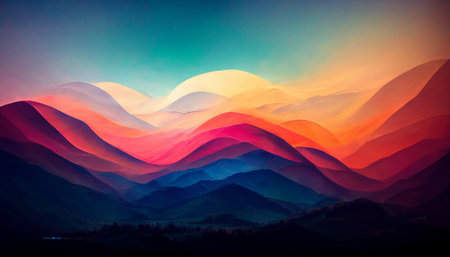
#> input picture 1/testers/landscape.jpg, 450 x 257 px
$ python 02tester.py
#> lines starting #> are read from the running program, lines starting #| are printed output that depends on the picture
### 1/ex02/load_image.py
from PIL import Image
import os
import numpy as np

def ft_load(path: str) -> np.ndarray:
    """
    Loads an image from the given path, prints its shape, and returns its pixels in RGB format as a NumPy array.

    Parameters:
    path (str): The file path to the image.

    Returns:
    np.ndarray: A NumPy array containing the pixel data of the image in RGB format, or None if an error occurs.

    This function handles JPG and JPEG image formats. It checks if the file exists and if the file extension is valid.
    If the image is not in RGB format, it converts the image to RGB. The function also includes error handling to
    print clear error messages in case of issues.
    """
#> called with path = '../testers/landscape.jpg'
    if not os.path.exists(path):
        print(f"Error: The file '{path}' does not exist.")
        return

    valid_extensions = ['jpg', 'jpeg', 'png']
    if not any(path.lower().endswith(ext) for ext in valid_extensions):
        print(f"Error: The file '{path}' is not a valid image file (jpg or jpeg).")
        return

    try:
        with Image.open(path) as img:
#> img is the input picture: PIL image 450x257 RGB; mean R, G, B 98.7, 79.1, 89.1
            print(img.format, img.size, img.mode)
#| JPEG (450, 257) RGB
            if img.mode != 'RGB':
                img = img.convert('RGB')

            pixels = np.array(img)

            print(f"The shape of image is: {pixels.shape}")
#| The shape of image is: (257, 450, 3)

            return pixels
    except Exception as e:
        print(f"Error: An error occurred while processing the image. {str(e)}")
        return


def main():
    pass


# [2 lines that do not run on import are left out]

### 1/testers/02tester.py
import os
import sys
os.chdir('../ex02')

sys.path.append(os.getcwd())
from load_image import ft_load
print(ft_load("../testers/landscape.jpg"))
print(ft_load("../testers/landscapea.jpg"))
print(ft_load("../testers/test.png"))
#> call 3 of ft_load, with path = '../testers/test.png'
#> in ft_load (call 3), `valid_extensions = ['jpg', 'jpeg', 'png']`: valid_extensions = ['jpg', 'jpeg', 'png']
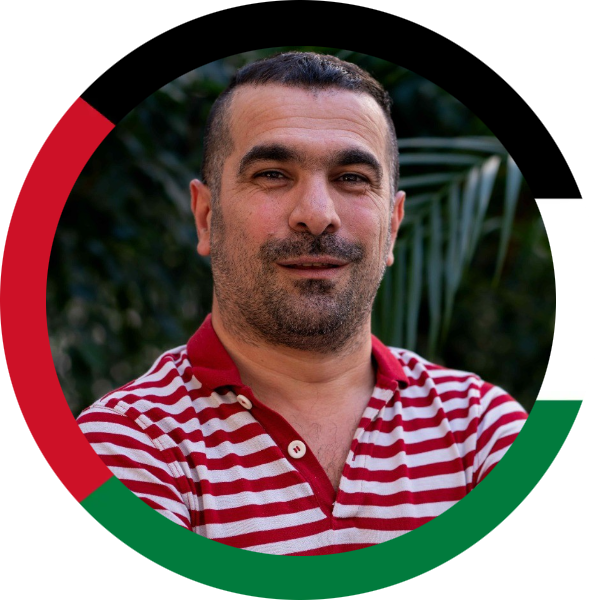
#> input picture 1/testers/test.png, 600 x 600 px
#> in ft_load, img is the input picture: PIL image 600x600 RGBA; mean R, G, B, A 73.1, 53.8, 51.3, 200.3
#| PNG (600, 600) RGBA
#> in ft_load (call 3), `img = img.convert('RGB')`:
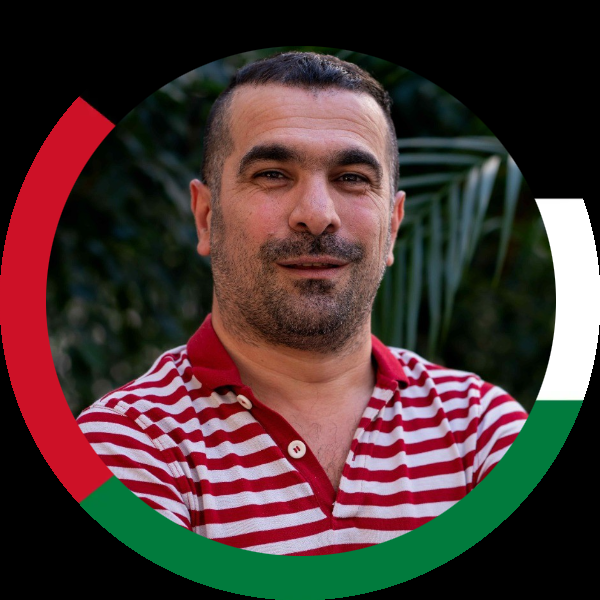
#> img: PIL image 600x600 RGB; mean R, G, B 73.1, 53.8, 51.3
#| The shape of image is: (600, 600, 3)
